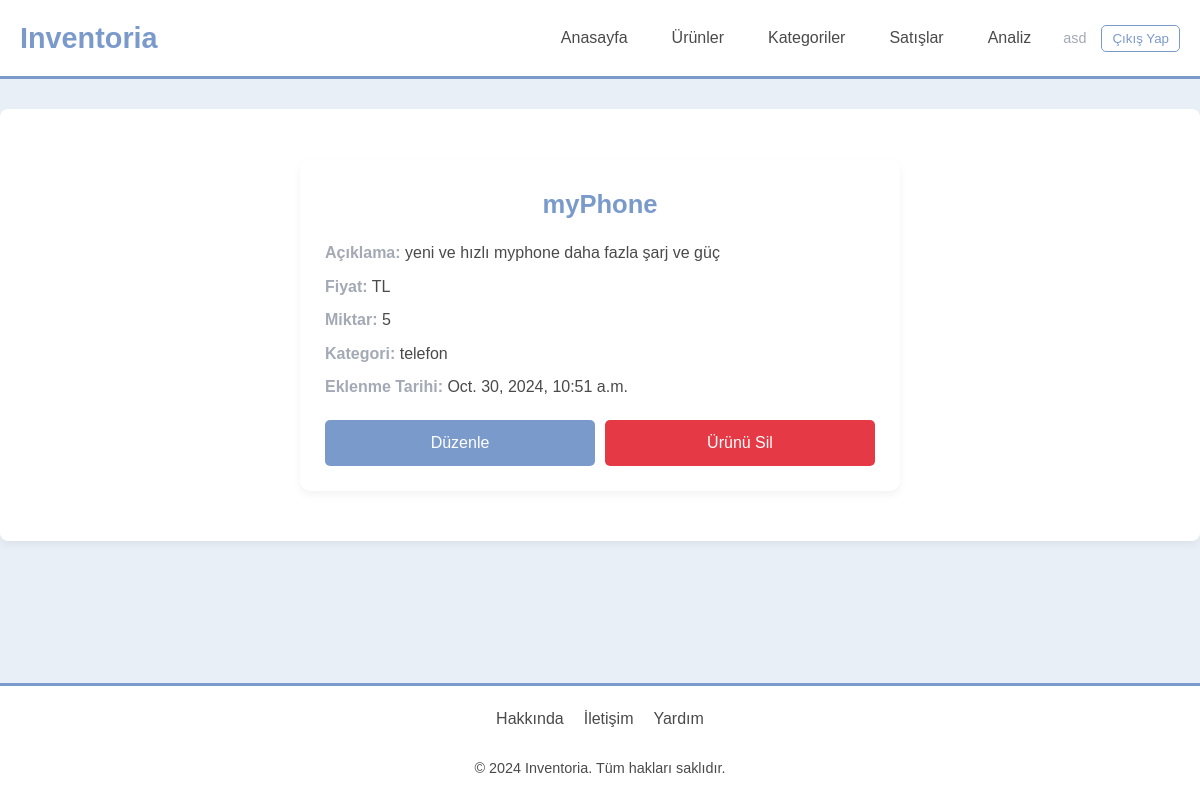
The page /product/detail/1/ (signed in) on the database its author committed.
### inventory/models.py (models this page shows, shortened)
class Product(models.Model):
    owner = models.ForeignKey(
        User,
        on_delete=models.CASCADE,
        help_text="Product owner."
    )
    name = models.CharField(
        max_length=100,
        help_text="Product name."
    )
    description = models.TextField(
        help_text="Detailed product description."
    )
    cost_price = models.DecimalField(
        max_digits=10,
        decimal_places=2,
        help_text="Product cost price."
    )
    sale_price = models.DecimalField(
        max_digits=10,
        decimal_places=2,
        help_text="Product sale price."
    )
    quantity = models.PositiveIntegerField(
        default=0,
        help_text="Quantity available in stock."
    )
    category = models.ForeignKey(
        Category,
        on_delete=models.CASCADE,
        help_text="Product category."
    )
    is_active = models.BooleanField(
        default=True
    )
    created_at = models.DateTimeField(
        auto_now_add=True,
        help_text="Creation timestamp."
    )
    updated_at = models.DateTimeField(
        auto_now=True,
        help_text="Last update timestamp."
    )
    deleted_at = models.DateTimeField(
        null=True,
        blank=True,
        help_text="Timestamp when the product was deleted, if applicable."
    )

### category/models.py (models this page shows)
class Category(models.Model):
    name = models.CharField(max_length=100)
    description = models.TextField(blank=True, null=True)
    def __str__(self):
        return self.name

### inventory/views.py (the view)
# urls.py: path('product/detail/<int:id>/', views.view_product, name='view_product'),
@login_required
def view_product(request, id):
    product = Product.objects.get(id=id)
    return render(request, 'view_product.html', {'product': product})

### inventory/templates/view_product.html (shortened to what this page needs)
{% extends 'base.html' %}
{% load static %}
{% block custom_css %}
<link rel="stylesheet" href="{% static 'css/inventory/product_detail.css' %}">
{% endblock custom_css %}
{% block content %}
<div class="product-details">
    <h3>{{ product.name }}</h3>
    <p><strong>Açıklama:</strong> {{ product.description }}</p>
    <p><strong>Fiyat:</strong> {{ product.price }} TL</p>
    <p><strong>Miktar:</strong> {{ product.quantity }}</p>
    <p><strong>Kategori:</strong> {{ product.category }}</p>
    <p><strong>Eklenme Tarihi:</strong> {{ product.created_at }}</p>
    <div class="button-group">
        <a href="{% url 'inventory:edit_product' product.id %}" class="btn btn-warning">Düzenle</a>
        <form method="post" action="{% url 'inventory:delete_product' product.id %}" class="product-view">
            <button type="submit" class="btn btn-danger">Ürünü Sil</button>
        </form>
    </div>
</div>
{% endblock %}

### templates/navbar.html (shortened to what this page needs)
<header class="nav-head">
    <nav class="navbar">
        <div class="navbar-container">
            <a href="{% url 'inventory:index' %}" class="logo">Inventoria</a>
            <ul id="nav-list" class="nav-list">
                <li><a href="{% url 'inventory:index' %}">Anasayfa</a></li>
                <li><a href="{% url 'inventory:product' %}">Ürünler</a></li>
                <li><a href="{% url 'category:list' %}">Kategoriler</a></li>
                <li><a href="{% url 'sales:sale_list' %}">Satışlar</a></li>
                <li><a href="{% url 'analysis:user_analysis' %}">Analiz</a></li>
                {% if user.is_authenticated %}
                    <li class="auth-links">
                        <span>{{ user.username }}</span>
                        <form method="POST" action="{% url 'logout' %}">
                            <button type="submit" class="logout-button">Çıkış Yap</button>
                        </form>
                    </li>
                {% else %}
                    <li><a href="{% url 'login' %}">Giriş Yap</a></li>
                    <li><a href="{% url 'users:register' %}">Kayıt Ol</a></li>
                {% endif %}
            </ul>
        </div>
    </nav>
</header>

### static/css/style.css (style rules this page uses)
:root { --primary-color: #7B9ACC; --secondary-color: #A3A9B5; --background-color: #E9EFF6; --card-background-color: #FFFFFF; --text-color: #4A4A4A; --link-hover-color: #95B9D6; }
* { margin: 0; padding: 0; box-sizing: border-box; }
body { font-family: Arial, sans-serif; background-color: var(--background-color); color: var(--text-color); line-height: 1.6; display: flex; flex-direction: column; min-height: 100vh; }
h1, h2, h3, h4, h5, h6 { color: var(--text-color); font-weight: 600; }
a { color: var(--primary-color); text-decoration: none; }

### static/css/navbar.css (style rules this page uses)
.nav-head { background-color: var(--card-background-color); padding: 15px 0; border-bottom: 3px solid var(--primary-color); z-index: 20; }
.navbar .navbar-container { display: flex; align-items: center; justify-content: space-between; max-width: 1200px; margin: 0 auto; padding: 0 20px; }
.logo { font-size: 1.8rem; color: var(--primary-color); font-weight: bold; text-decoration: none; }
.nav-list { display: flex; gap: 20px; list-style: none; align-items: center; transition: transform 0.3s ease; z-index: 30; }
.nav-list li a { color: var(--text-color); font-size: 1rem; padding: 8px 12px; border-radius: 5px; transition: color 0.3s, background-color 0.3s; }
.auth-links { display: flex; align-items: center; gap: 15px; }
.auth-links span { color: var(--secondary-color); font-size: 0.9rem; }
.logout-button { background-color: transparent; color: var(--primary-color); border: 1px solid var(--primary-color); padding: 5px 10px; cursor: pointer; border-radius: 5px; transition: background-color 0.3s, color 0.3s; }

### static/css/inventory/product_detail.css (style rules this page uses)
.product-details { max-width: 600px; background-color: var(--card-background-color); padding: 25px; margin: 30px auto; border-radius: 10px; box-shadow: 0 4px 8px rgba(0, 0, 0, 0.05); color: var(--text-color); font-family: Arial, sans-serif; }
.product-details h3 { color: var(--primary-color); font-size: 1.6rem; text-align: center; margin-bottom: 15px; }
.product-details p { font-size: 1rem; margin: 8px 0; line-height: 1.6; color: var(--text-color); }
.product-details p strong { color: var(--secondary-color); }
.btn { padding: 10px 20px; font-size: 1rem; border-radius: 5px; text-decoration: none; color: #ffffff; cursor: pointer; display: flex; align-items: center; justify-content: center; }
.btn-warning { background-color: var(--primary-color); border: none; transition: background-color 0.3s, transform 0.2s; }
.btn-danger { background-color: #E63946; border: none; transition: background-color 0.3s, transform 0.2s; }
.button-group { display: flex; gap: 10px; margin-top: 20px; }
.button-group .btn { flex: 1; min-width: 0; }
.product-view { display: contents; }

### rows shown on the page
Product: name "myPhone", description "yeni ve hızlı myphone daha fazla şarj ve güç", quantity "5", category "telefon", created_at "Oct. 30, 2024, 10:51 a.m."

### other values the page prints
{{ user.username }} "asd"
